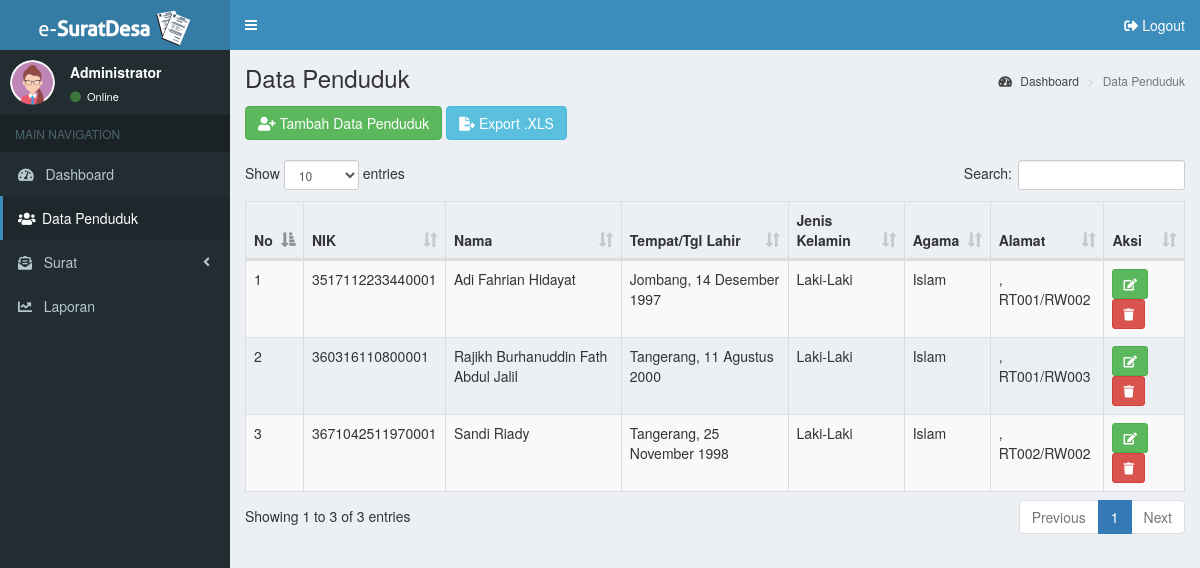
Screenshot of /admin/penduduk/index.php (signed in) with the database file from the repository.
### tables this page shows
CREATE TABLE `penduduk` (
  `id_penduduk` int(11) NOT NULL,
  `nik` varchar(20) NOT NULL,
  `nama` varchar(100) NOT NULL,
  `tempat_lahir` varchar(50) NOT NULL,
  `tgl_lahir` date NOT NULL,
  `jenis_kelamin` varchar(10) NOT NULL,
  `agama` varchar(15) NOT NULL,
  `jalan` varchar(100) NOT NULL,
  `dusun` varchar(50) NOT NULL,
  `rt` varchar(5) NOT NULL,
  `rw` varchar(5) NOT NULL,
  `desa` varchar(50) NOT NULL,
  `kecamatan` varchar(50) NOT NULL,
  `kabupaten` varchar(50) NOT NULL,
  `no_kk` varchar(20) NOT NULL,
  `pend_kk` varchar(20) NOT NULL,
  `pend_terakhir` varchar(20) NOT NULL,
  `pekerjaan` varchar(50) NOT NULL,
  `status_perkawinan` varchar(20) NOT NULL,
  `status_dlm_keluarga` varchar(20) NOT NULL,
  `kewarganegaraan` varchar(5) NOT NULL,
  `nama_ayah` varchar(50) NOT NULL,
  `nama_ibu` varchar(50) NOT NULL
);

### admin/penduduk/index.php (the view, shortened to what this page needs)
<?php
include('../part/header.php');
?>
<aside class="main-sidebar">
  <section class="sidebar">
    <div class="user-panel">
      <div class="pull-left image">
        <?php
        if (isset($_SESSION['lvl']) && ($_SESSION['lvl'] == 'Administrator')) {
          echo '<img src="../../assets/img/ava-admin-female.png" class="img-circle" alt="User Image">';
        } else if (isset($_SESSION['lvl']) && ($_SESSION['lvl'] == 'Kepala Desa')) {
          echo '<img src="../../assets/img/ava-kades.png" class="img-circle" alt="User Image">';
        }
        ?>
      </div>
      <div class="pull-left info">
        <p><?php echo $_SESSION['lvl']; ?></p>
        <a href="#"><i class="fa fa-circle text-success"></i> Online</a>
      </div>
    </div>
    <ul class="sidebar-menu" data-widget="tree">
      <li class="header">MAIN NAVIGATION</li>
      <li>
        <a href="../dashboard/">
          <i class="fas fa-tachometer-alt"></i> <span>&nbsp;&nbsp;Dashboard</span>
        </a>
      </li>
      <li class="active">
        <a href="#"><i class="fa fa-users"></i> <span>Data Penduduk</span></a>
      </li>
      <?php
      if (isset($_SESSION['lvl']) && ($_SESSION['lvl'] == 'Administrator')) {
      ?>
        <li class="treeview">
          <a href="#">
            <i class="fas fa-envelope-open-text"></i> <span>&nbsp;&nbsp;Surat</span>
            <span class="pull-right-container">
              <i class="fa fa-angle-left pull-right"></i>
            </span>
          </a>
        </li>
      <?php
      } else {
      }
      ?>
      <li>
        <a href="../laporan/">
          <i class="fas fa-chart-line"></i> <span>&nbsp;&nbsp;Laporan</span>
        </a>
      </li>
    </ul>
  </section>
</aside>
<div class="content-wrapper">
  <section class="content-header">
    <h1>Data Penduduk</h1>
    <ol class="breadcrumb">
      <li><a href="../dashboard/"><i class="fa fa-tachometer-alt"></i> Dashboard</a></li>
      <li class="active">Data Penduduk</li>
    </ol>
  </section>
  <section class="content">
    <div class="row">
      <div class="col-md-12">
        <div>
        </div>
        <?php
        if (isset($_SESSION['lvl']) && ($_SESSION['lvl'] == 'Administrator')) {
        ?>
          <a class="btn btn-success btn-md" href='tambah-penduduk.php'><i class="fa fa-user-plus"></i> Tambah Data Penduduk</a>
          <a target="_blank" class="btn btn-info btn-md" href='export-penduduk.php'><i class="fas fa-file-export"></i> Export .XLS</a>
        <?php
        } else {
        }
        ?>
        <br><br>
        <table class="table table-striped table-bordered table-responsive" id="data-table" width="100%" cellspacing="0">
          <thead>
            <tr>
              <th><strong>No</strong></th>
              <th><strong>NIK</strong></th>
              <th><strong>Nama</strong></th>
              <th><strong>Tempat/Tgl Lahir</strong></th>
              <th><strong>Jenis Kelamin</strong></th>
              <th><strong>Agama</strong></th>
              <th><strong>Alamat</strong></th>
              <?php
              if (isset($_SESSION['lvl']) && ($_SESSION['lvl'] == 'Administrator')) {
              ?>
                <th><strong>Aksi</strong></th>
              <?php
              } else {
              }
              ?>
            </tr>
          </thead>
          <tbody>
            <?php
            include('../../config/koneksi.php');
            $no = 1;
            $qTampil = mysqli_query($connect, "SELECT * FROM penduduk");
            foreach ($qTampil as $row) {
            ?>
              <tr>
                <td><?php echo $no++; ?></td>
                <td><?php echo $row['nik']; ?></td>
                <td style="text-transform: capitalize;"><?php echo $row['nama']; ?></td>
                <?php
                $tanggal = date('d', strtotime($row['tgl_lahir']));
                $bulan = date('F', strtotime($row['tgl_lahir']));
                $tahun = date('Y', strtotime($row['tgl_lahir']));
                $bulanIndo = array(
                  'January' => 'Januari',
                  'February' => 'Februari',
                  'March' => 'Maret',
                  'April' => 'April',
                  'May' => 'Mei',
                  'June' => 'Juni',
                  'July' => 'Juli',
                  'August' => 'Agustus',
                  'September' => 'September',
                  'October' => 'Oktober',
                  'November' => 'November',
                  'December' => 'Desember'
                );
                ?>
                <td style="text-transform: capitalize;"><?php echo $row['tempat_lahir'] . ", " . $tanggal . " " . $bulanIndo[$bulan] . " " . $tahun; ?></td>
                <td style="text-transform: capitalize;"><?php echo $row['jenis_kelamin']; ?></td>
                <td style="text-transform: capitalize;"><?php echo $row['agama']; ?></td>
                <td style="text-transform: capitalize;"><?php echo ', RT', $row['rt'], '/RW', $row['rw']; ?></td>
                <?php
                if (isset($_SESSION['lvl']) && ($_SESSION['lvl'] == 'Administrator')) {
                ?>
                  <td>
                    <a class="btn btn-success btn-sm" href='edit-penduduk.php?id=<?php echo $row['id_penduduk']; ?>'><i class="fa fa-edit"></i></a>
                    <a class="btn btn-danger btn-sm" href='hapus-penduduk.php?id=<?php echo $row['id_penduduk']; ?>' onclick="return confirm('Apakah Anda yakin ingin menghapus data ini?')"><i class="fa fa-trash"></i></a>
                  </td>
                <?php
                } else {
                }
                ?>
              </tr>
            <?php
            }
            ?>
          </tbody>
        </table>
      </div>
    </div>
  </section>
</div>
<?php
include('../part/footer.php');
?>

### rows the page displays
penduduk: nik "3517112233440001", nama "Adi Fahrian Hidayat", tempat_lahir "Jombang", tgl_lahir "14", tgl_lahir "Desember", tgl_lahir "1997", jenis_kelamin "Laki-Laki", agama "Islam", rt "001", rw "002"
penduduk: nik "360316110800001", nama "Rajikh Burhanuddin Fath Abdul Jalil", tempat_lahir "Tangerang", tgl_lahir "11", tgl_lahir "Agustus", tgl_lahir "2000", jenis_kelamin "Laki-Laki", agama "Islam", rt "001", rw "003"
penduduk: nik "3671042511970001", nama "Sandi Riady", tempat_lahir "Tangerang", tgl_lahir "25", tgl_lahir "November", tgl_lahir "1998", jenis_kelamin "Laki-Laki", agama "Islam", rt "002", rw "002"

### other values shown
$_SESSION['lvl'] "Administrator"
